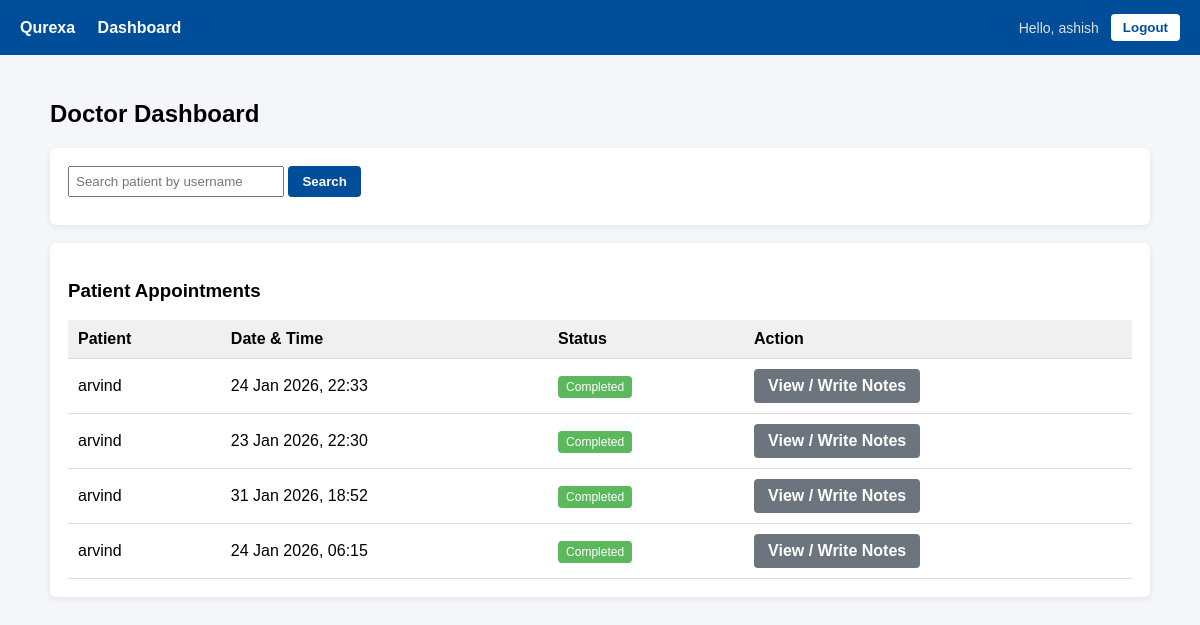
/doctors/dashboard/ (signed in), run on an earlier commit of the app's database.
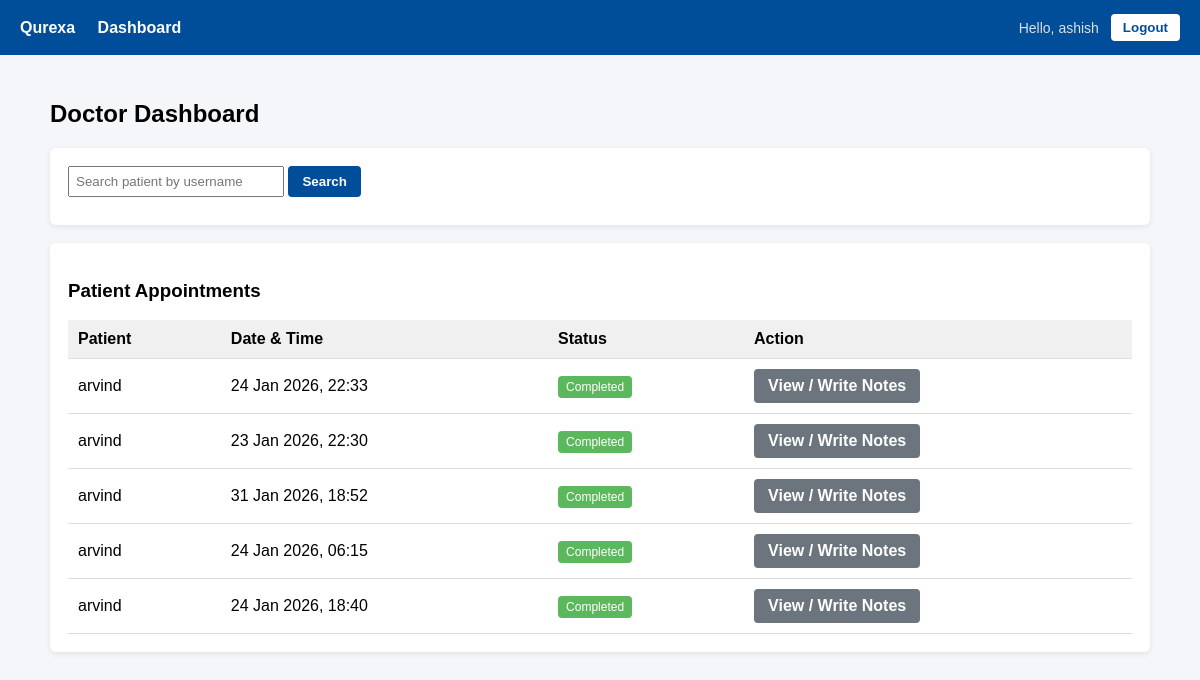
And on a later commit of the database.
### appointments/models.py (models this page shows, shortened)
class Appointment(models.Model):
    STATUS_CHOICES = (
        ('PENDING', 'Pending'),
        ('APPROVED', 'Approved'),
        ('COMPLETED', 'Completed'),
        ('CANCELLED', 'Cancelled'),
    )
    patient = models.ForeignKey(
        Patient,
        on_delete=models.CASCADE
    )
    doctor = models.ForeignKey(
        Doctor,
        on_delete=models.CASCADE
    )
    appointment_date = models.DateTimeField()
    status = models.CharField(
        max_length=10,
        choices=STATUS_CHOICES,
        default='PENDING'
    )
    created_at = models.DateTimeField(auto_now_add=True)

### patients/models.py (models this page shows, shortened)
class Patient(models.Model):
    user = models.OneToOneField(User, on_delete=models.CASCADE)
    age = models.IntegerField(
        null=True,
        blank=True
    )

### users/models.py (models this page shows, shortened)
class User(AbstractUser):
    ROLE_CHOICES = (
        ('ADMIN', 'Admin'),
        ('DOCTOR', 'Doctor'),
        ('PATIENT', 'Patient'),
    )
    role = models.CharField(
        max_length=10,
        choices=ROLE_CHOICES,
        default='PATIENT'  # ✅ safety default
    )
    mobile = models.CharField(
        max_length=15,
        unique=True,
        null=True,
        blank=True
    )

### doctors/views.py (the view)
# urls.py: path('dashboard/', doctor_dashboard, name='doctor_dashboard'),
@login_required
def doctor_dashboard(request):
    doctor = Doctor.objects.get(user=request.user)
    query = request.GET.get('q', '')
    appointments = Appointment.objects.filter(doctor=doctor)
    if query:
        appointments = appointments.filter(
            patient__user__username__icontains=query
        )
    return render(
        request,
        'doctors/dashboard.html',
        {
            'appointments': appointments,
            'query': query
        }
    )

### templates/doctors/dashboard.html (shortened to what this page needs)
{% extends 'base.html' %}
{% block content %}
<h2>Doctor Dashboard</h2>
<div class="card">
    <form method="get" style="margin-bottom: 10px;">
        <input
            type="text"
            name="q"
            placeholder="Search patient by username"
            value="{{ query }}"
            style="padding:6px; width:200px;"
        >
        <button type="submit" class="btn btn-primary">
            Search
        </button>
    </form>
</div>
<div class="card">
    <h3>Patient Appointments</h3>
    {% if appointments %}
        <table>
            <thead>
                <tr>
                    <th>Patient</th>
                    <th>Date & Time</th>
                    <th>Status</th>
                    <th>Action</th>
                </tr>
            </thead>
            <tbody>
                {% for appt in appointments %}
                <tr>
                    <td>
                        {{ appt.patient.user.username }}
                    </td>
                    <td>
                        {{ appt.appointment_date|date:"d M Y, H:i" }}
                    </td>
                    <td>
                        {% if appt.status == 'PENDING' %}
                            <span class="badge badge-pending">Pending</span>
                        {% elif appt.status == 'COMPLETED' %}
                            <span class="badge badge-completed">Completed</span>
                        {% else %}
                            <span class="badge badge-cancelled">Cancelled</span>
                        {% endif %}
                    </td>
                    <td>
                        {% if appt.status == 'COMPLETED' %}
                            {% if appt.visit %}
                                <a class="btn btn-secondary"
                                   href="{% url 'visit_context' appt.visit.id %}">
                                    View / Write Notes
                                </a>
                            {% else %}
                                <span style="color:#999;">Visit not created</span>
                            {% endif %}
                        {% endif %}
                    </td>
                </tr>
                {% endfor %}
            </tbody>
        </table>
    {% else %}
        <p>No appointments found.</p>
    {% endif %}
</div>
{% endblock %}

What changed in the data, as far as the page shows it:
added Appointment: patient.user.username "arvind", appointment_date "24 Jan 2026, 18:40", status "Completed"
